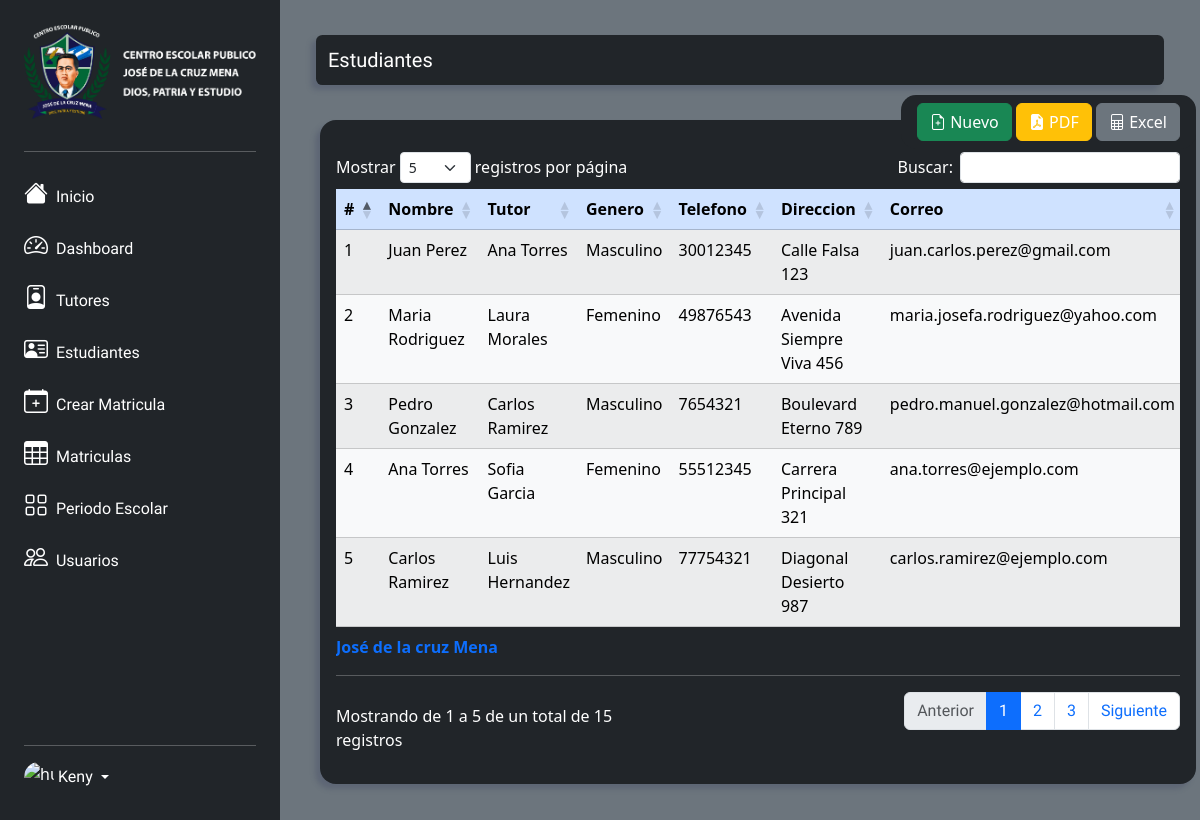
/views/student.view.php (signed in), run on the app's committed database.
### tables this page shows
CREATE TABLE Estudiantes (
    ID_Estudiante INT PRIMARY KEY AUTO_INCREMENT,
    Pri_Nombre VARCHAR(20) NOT NULL,
    Seg_Nombre VARCHAR(20),
    Pri_Apellido VARCHAR(20) NOT NULL,
    Seg_Apellido VARCHAR(20),
    Fecha_Nacimiento DATE NOT NULL,
    Cedula VARCHAR(25) UNIQUE,
    FK_Genero INT NOT NULL,
    Telefono INT(8) NOT NULL,
    Direccion VARCHAR(45) NOT NULL,
    Correo_Electronico VARCHAR(45) NOT NULL,
    FK_Tutor INT NOT NULL,
    constraint pk_Tutor_id foreign key (FK_Tutor) references Tutores(ID_Tutor) on update cascade on delete cascade,
    constraint pk_Genero_id foreign key (FK_Genero) references Generos(ID_Genero) on update cascade on delete cascade
);

CREATE TABLE Generos (
	ID_Genero INT PRIMARY KEY AUTO_INCREMENT,
    Genero ENUM('Masculino', 'Femenino') NOT NULL
);

### models/estudiante.model.php (called while the page is built, shortened)
<?php
require_once '../models/conexion.model.php';
class Estudiante
{
    private $objetoConexion;
    public function __construct() {
        $this->objetoConexion = new Conexion();
    }
    public function read() {
        try {
            $consulta = "CALL sp_read_student();";
            $resultado = $this->objetoConexion->consultar($consulta);
            if ($resultado) {
                return $resultado;
            } else {
                throw new Exception("No se encontraron estudiantes.");
            }
        } catch (Exception $e) {
            error_log("Error en la cansulta: " . $e->getMessage());
            return false;
        }
    }
}
?>

### models/conexion.model.php (called while the page is built, shortened)
<?php
class Conexion{
    private $server;
    private $user;
    private $pwd;
    private $bd;
    function __construct(){
        $this->server = 'localhost';
        $this->user = 'root';
        $this->bd = 'gestion_escolar_jdlcm';
        $this->pwd = '';
    }
    public function conectar(){
        $this->mysqli = new mysqli($this->server,$this->user,$this->pwd,$this->bd);
        if($this->mysqli->connect_errno){
            echo "No se pudo conectar con la base de datos: ".$this->mysqli->connect_error;
            return 0;
        }else{
            return $this->mysqli;
        }
    }
    public function consultar($query){
        $result = mysqli_query($this->conectar(), $query);
        return $result;
    }
}

### template/tables/table.student.php (shortened to what this page needs)
<div class="bg-dark rounded-4 Contenedor-List col ">
    <div class="botones">
        <button type="button" class="btn btn-success" data-bs-toggle="modal" data-bs-target="#modal_new_student">
            <i class="bi bi-file-earmark-plus"></i>
            Nuevo
        </button>
        <button type="button" class="btn btn-warning" style="color: white">
            <i class="bi bi-file-earmark-pdf-fill"></i>
            PDF
        </button>
        <button type="button" class="btn btn-secondary" style="color: white">
        <i class="bi bi-file-spreadsheet"></i>
            Excel
        </button>
    </div>
    <div class="table-responsive">
        <table id="datatable" class="table table-striped table-responsive table-light table-hover">
            <caption>
                José de la cruz Mena
                <hr class="mt-3 mb-0 mx-0">
            </caption>
            <thead class="m-4 table-primary">
                <tr>
                    <th class="centered ">#</th>
                    <th class="centered">Nombre</th>
                    <th class="centered">Tutor</th>
                    <th class="centered">Genero</th>
                    <th class="centered">Telefono</th>
                    <th class="centered">Direccion</th>
                    <th class="centered">Correo</th>
                </tr>
            </thead>
            <tbody>
                <?php
                $objEstudiante = new Estudiante();
                $allEstudiantes = $objEstudiante->read();
                $numRows = mysqli_num_rows($allEstudiantes);
                for ($i = 0; $i < $numRows; $i++) {
                    $estudiante = mysqli_fetch_assoc($allEstudiantes);
                ?>
                    <tr>
                        <td><?= $estudiante["ID_Estudiante"] ?></td>
                        <td><?= $estudiante["Pri_Nombre"] . ' ' . $estudiante["Pri_Apellido"] ?></td>
                        <td><?= $estudiante["Tutor"] ?></td>
                        <td><?= $estudiante["Genero"] ?></td>
                        <td><?= $estudiante["Telefono"] ?></td>
                        <td><?= $estudiante["Direccion"] ?></td>
                        <td><?= $estudiante["Correo_Electronico"] ?></td>
                    </tr>
                <?php } ?>
            </tbody>
        </table>
    </div>
</div>

### css/style.matricula.css (style rules this page uses)
caption { color: #0D6EFD !important; font-weight: bold; }
.Contenedor-List { box-shadow: -5px 5px 5px rgba(73, 80, 104, 0.4) !important; width: 73vw !important; margin: 0 3% 0 0; position: absolute; top: 120px; left: 320px; padding: 2rem 1rem; border-radius: 25px; }
hr { color: white; width: 100%; }

### css/style.botones.css (style rules this page uses)
.botones { position: absolute; top: -25px; right: 0px; padding: 0.5rem 1rem; background-color: #212529; border-radius: 15px; }

### data on the page
estudiantes: ID_Estudiante "1", Pri_Nombre "Juan", Pri_Apellido "Perez", Tutor "Ana Torres", FK_Genero.Genero "Masculino", Telefono "30012345", Direccion "Calle Falsa 123", Correo_Electronico "juan.carlos.perez@gmail.com"
estudiantes: ID_Estudiante "2", Pri_Nombre "Maria", Pri_Apellido "Rodriguez", Tutor "Laura Morales", FK_Genero.Genero "Femenino", Telefono "49876543", Direccion "Avenida Siempre Viva 456", Correo_Electronico "maria.josefa.rodriguez@yahoo.com"
estudiantes: ID_Estudiante "3", Pri_Nombre "Pedro", Pri_Apellido "Gonzalez", Tutor "Carlos Ramirez", FK_Genero.Genero "Masculino", Telefono "7654321", Direccion "Boulevard Eterno 789", Correo_Electronico "pedro.manuel.gonzalez@hotmail.com"
estudiantes: ID_Estudiante "4", Pri_Nombre "Ana", Pri_Apellido "Torres", Tutor "Sofia Garcia", FK_Genero.Genero "Femenino", Telefono "55512345", Direccion "Carrera Principal 321", Correo_Electronico "ana.torres@ejemplo.com"
estudiantes: ID_Estudiante "5", Pri_Nombre "Carlos", Pri_Apellido "Ramirez", Tutor "Luis Hernandez", FK_Genero.Genero "Masculino", Telefono "77754321", Direccion "Diagonal Desierto 987", Correo_Electronico "carlos.ramirez@ejemplo.com"

### other printed values
$_SESSION['usuarioautenticado']['Usuario'] "Keny"
